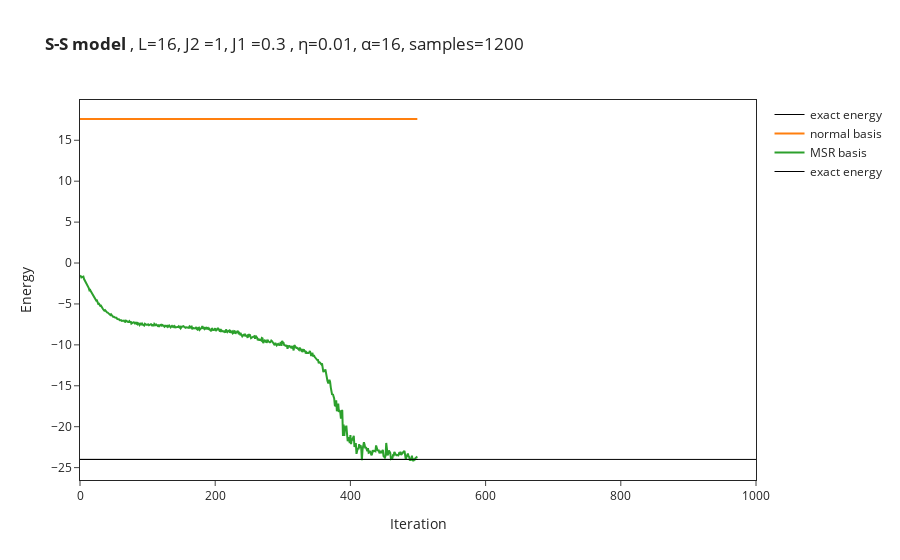

The code cell stored with this chart in its notebook:
### Code cell
figure.add_trace(go.Scatter(x=(0,2*NUM_ITER),y=(exact_ground_energy,exact_ground_energy),mode="lines",line=go.scatter.Line(color="#000000",width=1), name="exact energy"))
figure.update_layout(xaxis_title="Iteration",yaxis_title="Energy")
figure.show()

### Figure 1 — Plotly figure (JSON) as saved in the notebook; plotly's stock layout.template omitted (floating-point values rounded to 4 significant figures; data arrays with more than 128 entries replaced by an {"elided": "..."} marker saying what was removed)
{"data": [{"line": {"color": "#000000", "width": 1}, "mode": "lines", "name": "exact energy", "type": "scatter", "x": [0, 500], "y": [-24.0, -24.0]}, {"name": "normal basis", "type": "scatter", "x": {"elided": "500 int values"}, "y": {"elided": "500 float values"}}, {"name": "MSR basis", "type": "scatter", "x": {"elided": "500 int values"}, "y": {"elided": "500 float values"}}, {"line": {"color": "#000000", "width": 1}, "mode": "lines", "name": "exact energy", "type": "scatter", "x": [0, 1000], "y": [-24.0, -24.0]}], "layout": {"title": {"text": "<b>S-S model </b>, L=16, J2 =1, J1 =0.3 , η=0.01, α=16, samples=1200"}, "xaxis": {"mirror": true, "showline": true, "title": {"text": "Iteration"}}, "yaxis": {"mirror": true, "showline": true, "title": {"text": "Energy"}}}}
